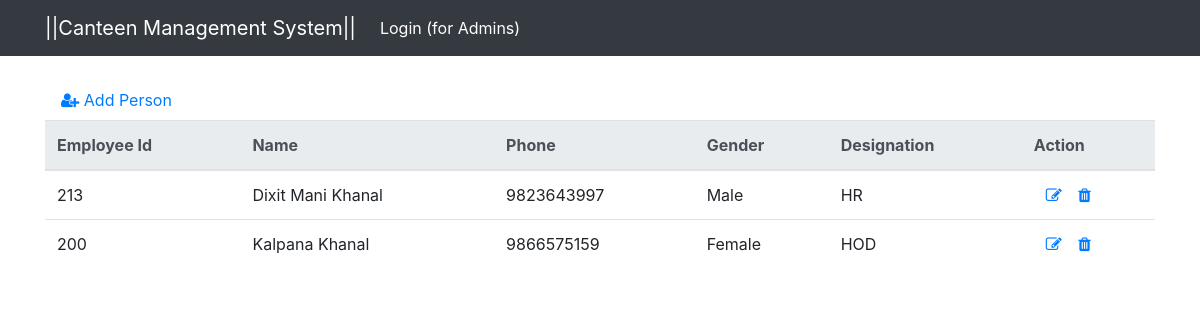
/persons/list/, run on the app's committed database.
### canteenSys/models.py (models this page shows, shortened)
class Person(models.Model):
    name = models.CharField(max_length=256, blank=False,
                            null=False, verbose_name="Name ")
    gender = models.SmallIntegerField(choices=[
        (0, "--Select--"),
        (1, "Male"),
        (2, "Female"),
        (3, "Others")
    ], default=0, verbose_name="Gender ")
    phone = models.CharField(
        max_length=15, blank=False, null=False, unique=True, verbose_name="Phone # ")
    designation = models.CharField(
        max_length=100, blank=True, null=True, verbose_name="Position ")
    empNum = models.CharField(
        max_length=6, unique=True, verbose_name="Employee ID ")

### canteenSys/views.py (the view)
# urls.py: path('persons/list/', PersonListView.as_view(), name="list-person"),
class PersonListView(ListView):
    model = Person
    template_name = 'person/list.html'
    context_object_name = 'persons'
    paginate_by = 5
    def get_context_data(self, **kwargs):
        context = super(PersonListView, self).get_context_data(**kwargs)
        persons = self.get_queryset()
        page = self.request.GET.get('page')
        paginator = Paginator(persons, self.paginate_by)
        try:
            persons = paginator.page(page)
        except PageNotAnInteger:
            persons = paginator.page(1)
        except EmptyPage:
            persons = paginator.page(paginator.num_pages)
        context['persons'] = persons
        return context

### templates/person/list.html (shortened to what this page needs)
{% extends "index.html" %}
{% block container %}
<div>
    <a class="nav-link" href="{% url 'create-person' %}"><i class="fa fa-user-plus"></i> Add Person</a>
</div>
<table class="table">
    <tr>
        <thead class="thead-light">
            <tr>
                <th scope="col">Employee Id</th>
                <th scope="col">Name</th>
                <th scope="col">Phone</th>
                <th scope="col">Gender</th>
                <th scope="col">Designation</th>
                <th scope="col">Action</th>
            </tr>
        </thead>
        <tbody>
            {% for person in persons %}
            <tr>
                <td>{{person.empNum}}</td>
                <td>{{person.name}}</td>
                <td>{{person.phone}}</td>
                <td>{{person.get_gender_display}}</td>
                <td>{{person.designation}}</td>
                <td>
                    <a href="{% url 'update-person' pk=person.id %}" style="padding:inherit"><i class="fa fa-pencil-square-o"></i></a>
                    <a href="{% url 'delete-person' pk=person.id %}"><i class="fa fa-trash"></i></a>
                </td>
            </tr>
            {% endfor %}
        </tbody>
</table>
{% endblock %}

### templates/index.html (shortened to what this page needs)
{% load static %}
<!DOCTYPE html>
<html>
<head>
  {% block css %}
  <link rel="stylesheet" href="https://stackpath.bootstrapcdn.com/bootstrap/4.3.1/css/bootstrap.min.css">
  <link rel="stylesheet" href="https://cdnjs.cloudflare.com/ajax/libs/font-awesome/4.7.0/css/font-awesome.min.css">
  {% endblock %}
</head>
<body>
  {% block navbar %}
  <nav class="navbar navbar-expand-lg navbar-dark bg-dark">
    <div class="container">
      <a class="navbar-brand" href="{% url 'index' %}">||Canteen Management System||</a>
      {% if user.is_authenticated %}
      <div class="collapse navbar-collapse" id="navbarSupportedContent">
        <ul class="navbar-nav mr-auto">
          <li class="nav-item active">
            <a class="nav-link" href="{% url 'list-person' %}">ALL People</a>
          </li>
          <li class="nav-item active">
            <a class="nav-link" href="{% url 'list-menu' %}">Add Menu Item</a>
          </li>
          <li class="nav-item active">
            <a class="nav-link" href="{% url 'list-order' %}">Order List</a>
          </li>
          <li class="nav-item active">
            <a class="nav-link" href="{% url 'logout' %}">Logout</a>
          </li>
        </ul>
      </div>
      {% else %}
      <div class="collapse navbar-collapse" id="navbarSupportedContent">
        <ul class="navbar-nav mr-auto">
          <li class="nav-item active">
            <a class="nav-link" href="{% url 'login' %}">Login (for Admins)</a>
          </li>
        </ul>
      </div>
      {% endif %}
    </div>
  </nav>
  {% endblock %}
  <div class="container mt-4">
  {% block container %}{% endblock %}
  </div>
</body>
</html>

### data on the page
Person: empNum "213", name "Dixit Mani Khanal", phone "9823643997", gender "Male", designation "HR"
Person: empNum "200", name "Kalpana Khanal", phone "9866575159", gender "Female", designation "HOD"
